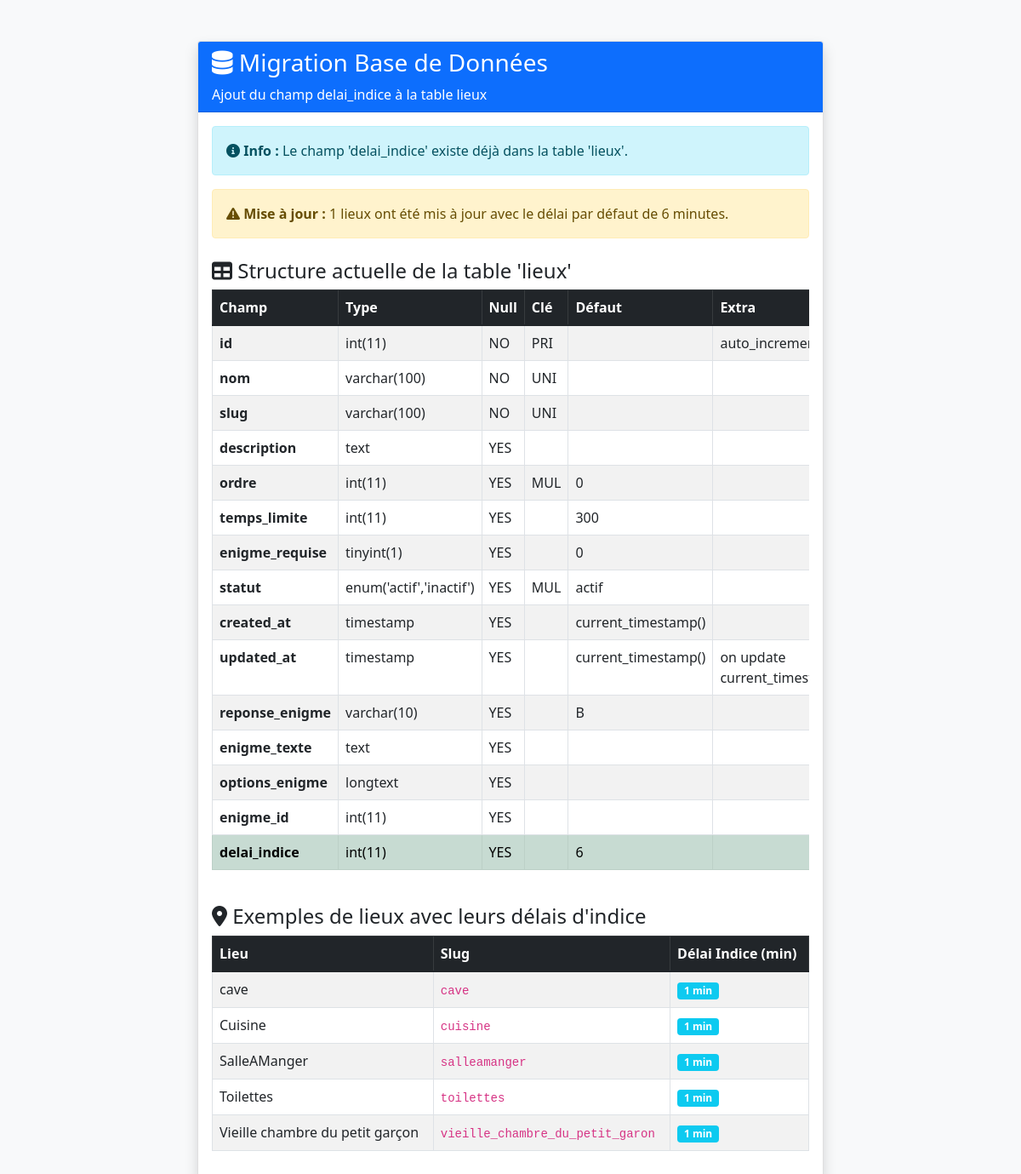
Screenshot of /scripts/add_delai_indice_field.php with the database file from the repository.
### tables this page shows
CREATE TABLE `lieux` (
  `id` int NOT NULL AUTO_INCREMENT,
  `nom` varchar(100) NOT NULL,
  `slug` varchar(100) NOT NULL COMMENT 'URL friendly',
  `description` text,
  `ordre` int DEFAULT '0' COMMENT 'Ordre dans le parcours',
  `temps_limite` int DEFAULT '300' COMMENT 'Temps limite en secondes',
  `enigme_requise` tinyint(1) DEFAULT '0',
  `statut` enum('actif','inactif') DEFAULT 'actif',
  `created_at` timestamp NULL DEFAULT CURRENT_TIMESTAMP,
  `updated_at` timestamp NULL DEFAULT CURRENT_TIMESTAMP ON UPDATE CURRENT_TIMESTAMP,
  `reponse_enigme` varchar(10) DEFAULT 'B' COMMENT 'Réponse correcte de l''énigme (A, B, C, D)',
  `enigme_texte` text COMMENT 'Texte de l''énigme',
  `options_enigme` json DEFAULT NULL COMMENT 'Options de réponse de l''énigme',
  `enigme_id` int DEFAULT NULL,
  `delai_indice` int DEFAULT '6' COMMENT 'Délai en minutes avant disponibilité de l''indice',
  PRIMARY KEY (`id`),
  UNIQUE KEY `nom` (`nom`),
  UNIQUE KEY `slug` (`slug`),
  KEY `idx_slug` (`slug`),
  KEY `idx_ordre` (`ordre`),
  KEY `idx_statut` (`statut`)
);

### scripts/add_delai_indice_field.php (the view, shortened to what this page needs)
<?php
require_once '../config/connexion.php';
echo "<!DOCTYPE html>
<html lang='fr'>
<head>
    <meta charset='UTF-8'>
    <meta name='viewport' content='width=device-width, initial-scale=1.0'>
    <title>Migration - Ajout champ delai_indice</title>
    <link href='https://cdn.jsdelivr.net/npm/bootstrap@5.1.3/dist/css/bootstrap.min.css' rel='stylesheet'>
    <link href='https://cdnjs.cloudflare.com/ajax/libs/font-awesome/6.0.0/css/all.min.css' rel='stylesheet'>
</head>
<body class='bg-light'>
    <div class='container mt-5'>
        <div class='row justify-content-center'>
            <div class='col-md-8'>
                <div class='card shadow'>
                    <div class='card-header bg-primary text-white'>
                        <h3><i class='fas fa-database'></i> Migration Base de Données</h3>
                        <p class='mb-0'>Ajout du champ delai_indice à la table lieux</p>
                    </div>
                    <div class='card-body'>";
try {
    $stmt = $pdo->prepare("SHOW COLUMNS FROM lieux LIKE 'delai_indice'");
    $stmt->execute();
    $columnExists = $stmt->fetch();
    if ($columnExists) {
        echo "<div class='alert alert-info'>
                <i class='fas fa-info-circle'></i>
                <strong>Info :</strong> Le champ 'delai_indice' existe déjà dans la table 'lieux'.
              </div>";
    }
    $stmt = $pdo->prepare("UPDATE lieux SET delai_indice = 6 WHERE delai_indice IS NULL");
    $stmt->execute();
    $updatedRows = $stmt->rowCount();
    if ($updatedRows > 0) {
        echo "<div class='alert alert-warning'>
                <i class='fas fa-exclamation-triangle'></i>
                <strong>Mise à jour :</strong> $updatedRows lieux ont été mis à jour avec le délai par défaut de 6 minutes.
              </div>";
    }
    echo "<h4 class='mt-4'><i class='fas fa-table'></i> Structure actuelle de la table 'lieux'</h4>
          <div class='table-responsive'>
            <table class='table table-striped table-bordered'>
                <thead class='table-dark'>
                    <tr>
                        <th>Champ</th>
                        <th>Type</th>
                        <th>Null</th>
                        <th>Clé</th>
                        <th>Défaut</th>
                        <th>Extra</th>
                    </tr>
                </thead>
                <tbody>";
    $stmt = $pdo->prepare("DESCRIBE lieux");
    $stmt->execute();
    $columns = $stmt->fetchAll(PDO::FETCH_ASSOC);
    foreach ($columns as $column) {
        $rowClass = $column['Field'] === 'delai_indice' ? 'table-success' : '';
        echo "<tr class='$rowClass'>
                <td><strong>{$column['Field']}</strong></td>
                <td>{$column['Type']}</td>
                <td>{$column['Null']}</td>
                <td>{$column['Key']}</td>
                <td>{$column['Default']}</td>
                <td>{$column['Extra']}</td>
              </tr>";
    }
    echo "</tbody></table></div>";
    echo "<h4 class='mt-4'><i class='fas fa-map-marker-alt'></i> Exemples de lieux avec leurs délais d'indice</h4>
          <div class='table-responsive'>
            <table class='table table-striped table-bordered'>
                <thead class='table-dark'>
                    <tr>
                        <th>Lieu</th>
                        <th>Slug</th>
                        <th>Délai Indice (min)</th>
                    </tr>
                </thead>
                <tbody>";
    $stmt = $pdo->prepare("SELECT nom, slug, delai_indice FROM lieux ORDER BY nom LIMIT 10");
    $stmt->execute();
    $lieux = $stmt->fetchAll(PDO::FETCH_ASSOC);
    foreach ($lieux as $lieu) {
        echo "<tr>
                <td>{$lieu['nom']}</td>
                <td><code>{$lieu['slug']}</code></td>
                <td><span class='badge bg-info'>{$lieu['delai_indice']} min</span></td>
              </tr>";
    }
    echo "</tbody></table></div>";
} catch (Exception $e) {
    echo "<div class='alert alert-danger'>
            <i class='fas fa-exclamation-triangle'></i>
            <strong>Erreur :</strong> " . htmlspecialchars($e->getMessage()) . "
          </div>";
}
echo "</div></div></div></div>
      <script src='https://cdn.jsdelivr.net/npm/bootstrap@5.1.3/dist/js/bootstrap.bundle.min.js'></script>
      </body></html>";
?>

### rows the page displays
lieux: nom "cave", slug "cave", delai_indice "1"
lieux: nom "Cuisine", slug "cuisine", delai_indice "1"
lieux: nom "SalleAManger", slug "salleamanger", delai_indice "1"
lieux: nom "Toilettes", slug "toilettes", delai_indice "1"
lieux: nom "Vieille chambre du petit garçon", slug "vieille_chambre_du_petit_garon", delai_indice "1"

### other values shown
$updatedRows "1"
$column['Field'] "id"
$column['Type'] "int(11)"
$column['Null'] "NO"
$column['Key'] "PRI"
$column['Field'] "nom"
$column['Type'] "varchar(100)"
$column['Key'] "UNI"
$column['Field'] "slug"
$column['Field'] "description"
$column['Type'] "text"
$column['Null'] "YES"
$column['Field'] "ordre"
$column['Key'] "MUL"
$column['Default'] "0"
